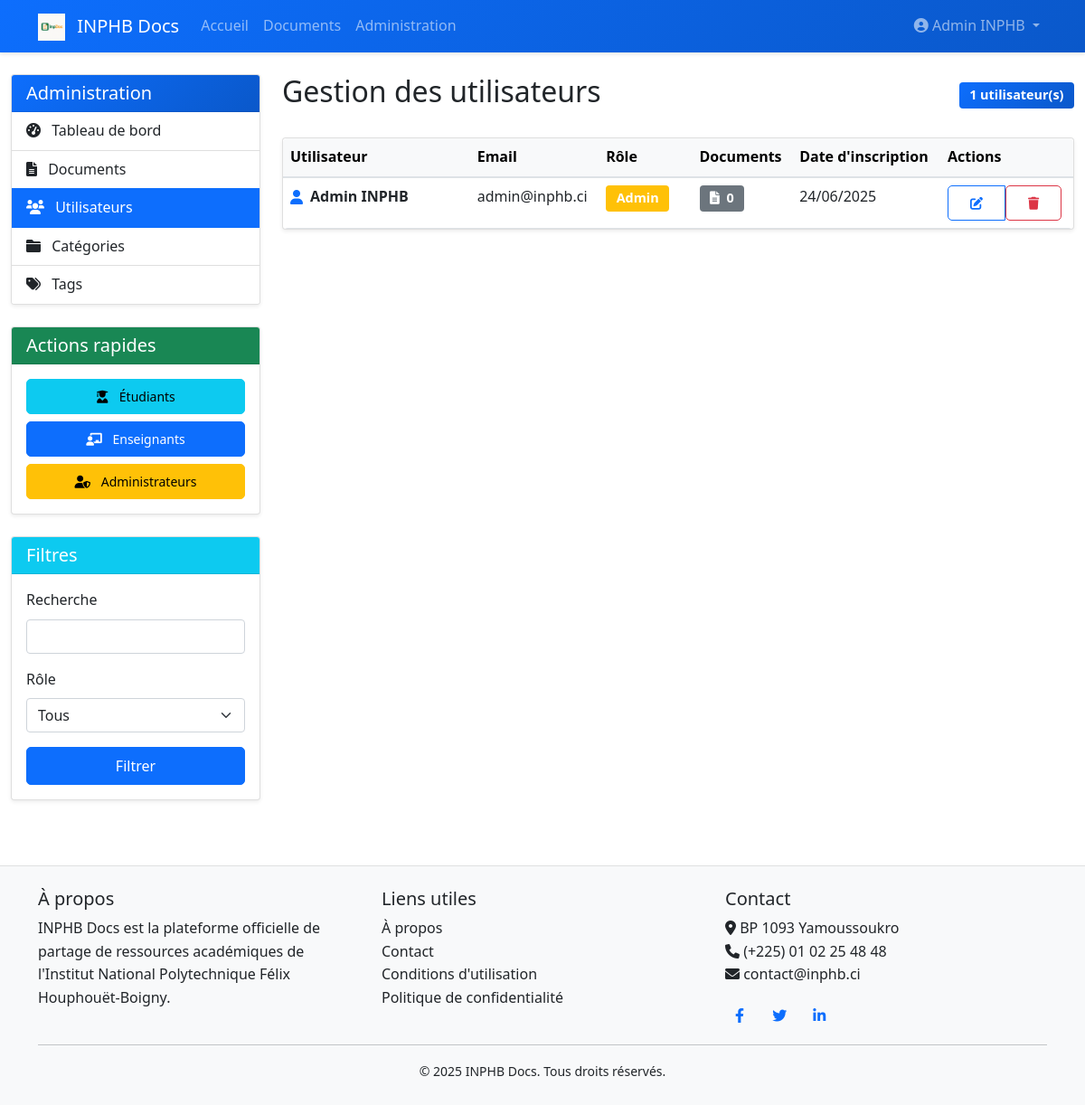
The page /admin/users.php (signed in) on the database its author committed.
### tables this page shows
CREATE TABLE users (
    id INT PRIMARY KEY AUTO_INCREMENT,
    matricule VARCHAR(20) UNIQUE NOT NULL,
    nom VARCHAR(50) NOT NULL,
    prenoms VARCHAR(100) NOT NULL,
    email VARCHAR(100) UNIQUE NOT NULL,
    password VARCHAR(255) NOT NULL,
    role ENUM('etudiant', 'enseignant', 'admin') DEFAULT 'etudiant',
    date_creation DATETIME DEFAULT CURRENT_TIMESTAMP,
    derniere_connexion DATETIME
);

### admin/users.php (the view, shortened to what this page needs)
<?php
require_once '../config/config.php';
try {
    $query = "
        SELECT u.*,
               (SELECT COUNT(*) FROM documents WHERE user_id = u.id) as nb_documents
        FROM users u
    ";
    $params = [];
    $query .= " ORDER BY u.nom ";
    $page = max(1, filter_var($_GET['page'] ?? 1, FILTER_VALIDATE_INT));
    $per_page = 10;
    $count_query = "SELECT COUNT(*) FROM users";
    $stmt = $conn->prepare($count_query);
    $stmt->execute($params);
    $total_users = $stmt->fetchColumn();
    $query .= " LIMIT " . (int)$per_page . " OFFSET " . (int)(($page - 1) * $per_page);
    $stmt = $conn->prepare($query);
    $stmt->execute($params);
    $users = $stmt->fetchAll(PDO::FETCH_ASSOC);
} catch (PDOException $e) {
    $_SESSION['flash'] = ['danger' => 'Erreur lors de la récupération des utilisateurs'];
    redirect('/admin');
}
include '../views/header.php';
?>
<div class="container-fluid mt-4">
    <div class="row">
        <div class="col-md-3">
            <div class="card shadow-sm mb-4">
                <div class="card-header bg-primary text-white">
                    <h5 class="mb-0">Administration</h5>
                </div>
                <div class="list-group list-group-flush">
                    <a href="index.php" class="list-group-item list-group-item-action">
                        <i class="fas fa-tachometer-alt me-2"></i> Tableau de bord
                    </a>
                    <a href="documents.php" class="list-group-item list-group-item-action">
                        <i class="fas fa-file-alt me-2"></i> Documents
                    </a>
                    <a href="users.php" class="list-group-item list-group-item-action active">
                        <i class="fas fa-users me-2"></i> Utilisateurs
                    </a>
                    <a href="categories.php" class="list-group-item list-group-item-action">
                        <i class="fas fa-folder me-2"></i> Catégories
                    </a>
                    <a href="tags.php" class="list-group-item list-group-item-action">
                        <i class="fas fa-tags me-2"></i> Tags
                    </a>
                </div>
            </div>
            <div class="card shadow-sm mb-4">
                <div class="card-header bg-success text-white">
                    <h5 class="mb-0">Actions rapides</h5>
                </div>
                <div class="card-body">
                    <div class="d-grid gap-2">
                        <a href="?role=etudiant" class="btn btn-info btn-sm">
                            <i class="fas fa-user-graduate me-2"></i> Étudiants
                        </a>
                        <a href="?role=enseignant" class="btn btn-primary btn-sm">
                            <i class="fas fa-chalkboard-teacher me-2"></i> Enseignants
                        </a>
                        <a href="?role=admin" class="btn btn-warning btn-sm">
                            <i class="fas fa-user-shield me-2"></i> Administrateurs
                        </a>
                    </div>
                </div>
            </div>
            <div class="card shadow-sm mb-4">
                <div class="card-header bg-info text-white">
                    <h5 class="mb-0">Filtres</h5>
                </div>
                <div class="card-body">
                    <form method="GET" action="">
                        <div class="mb-3">
                            <label for="q" class="form-label">Recherche</label>
                            <input type="text" class="form-control" id="q" name="q"
                                   value="<?= isset($_GET['q']) ? htmlspecialchars($_GET['q']) : '' ?>">
                        </div>
                        <div class="mb-3">
                            <label for="role" class="form-label">Rôle</label>
                            <select class="form-select" id="role" name="role">
                                <option value="">Tous</option>
                            </select>
                        </div>
                        <button type="submit" class="btn btn-primary w-100">Filtrer</button>
                    </form>
                </div>
            </div>
        </div>
        <div class="col-md-9">
            <div class="row mb-4">
                <div class="col-12">
                    <div class="d-flex justify-content-between align-items-center">
                        <h2>Gestion des utilisateurs</h2>
                        <div>
                            <span class="badge bg-primary"><?= $total_users ?> utilisateur(s)</span>
                        </div>
                    </div>
                </div>
            </div>
            <div class="card shadow-sm">
                <div class="card-body p-0">
                    <div class="table-responsive">
                        <table class="table table-hover mb-0">
                            <thead class="table-light">
                                <tr>
                                    <th style="min-width: 200px;">Utilisateur</th>
                                    <th style="min-width: 110px;">Email</th>
                                    <th style="min-width: 100px;">Rôle</th>
                                    <th style="min-width: 100px;">Documents</th>
                                    <th style="min-width: 100px;">Date d'inscription</th>
                                    <th style="min-width: 120px;">Actions</th>
                                </tr>
                            </thead>
                            <tbody>
                                <?php foreach ($users as $user): ?>
                                    <tr>
                                        <td>
                                            <div class="d-flex align-items-center">
                                                <i class="fas fa-user text-primary me-2"></i>
                                                <div>
                                                    <div class="fw-bold"><?= htmlspecialchars($user['nom'] . ' ' . $user['prenoms']) ?></div>
                                                </div>
                                            </div>
                                        </td>
                                        <td><?= htmlspecialchars($user['email']) ?></td>
                                        <td>
                                            <span class="badge bg-<?= $user['role'] === 'admin' ? 'warning' : ($user['role'] === 'enseignant' ? 'primary' : 'info') ?>">
                                                <?= ucfirst($user['role']) ?>
                                            </span>
                                        </td>
                                        <td>
                                            <span class="badge bg-secondary">
                                                <i class="fas fa-file-alt me-1"></i> <?= $user['nb_documents'] ?>
                                            </span>
                                        </td>
                                        <td><?= date('d/m/Y', strtotime($user['date_creation'])) ?></td>
                                        <td>
                                            <div class="btn-group">
                                                <button type="button" class="btn btn-sm btn-outline-primary"
                                                        data-bs-toggle="modal"
                                                        data-bs-target="#editUserModal"
                                                        data-id="<?= htmlspecialchars($user['id']) ?>"
                                                        data-nom="<?= htmlspecialchars($user['nom']) ?>"
                                                        data-prenoms="<?= htmlspecialchars($user['prenoms']) ?>"
                                                        data-email="<?= htmlspecialchars($user['email']) ?>"
                                                        data-role="<?= htmlspecialchars($user['role']) ?>"
                                                        title="Modifier">
                                                    <i class="fas fa-edit"></i>
                                                </button>
                                                <form method="POST" class="d-inline">
                                                    <button type="submit" class="btn btn-sm btn-outline-danger"
                                                            onclick="return confirm('Êtes-vous sûr de vouloir supprimer cet utilisateur ?')"
                                                            title="Supprimer">
                                                        <i class="fas fa-trash"></i>
                                                    </button>
                                                </form>
                                            </div>
                                        </td>
                                    </tr>
                                <?php endforeach; ?>
                            </tbody>
                        </table>
                    </div>
                </div>
            </div>
        </div>
    </div>
</div>
<?php include '../views/footer.php'; ?>

### assets/css/style.css (style rules this page uses)
:root { --primary-color: #0d6efd; --secondary-color: #6c757d; --success-color: #198754; --info-color: #0dcaf0; --warning-color: #ffc107; --danger-color: #dc3545; --light-color: #f8f9fa; --dark-color: #212529; }
body { font-family: 'Segoe UI', Tahoma, Geneva, Verdana, sans-serif; line-height: 1.6; color: var(--dark-color); }
.card { transition: transform 0.2s; box-shadow: 0 2px 4px rgba(0,0,0,0.1); }
.card-header { background-color: var(--light-color); border-bottom: 1px solid rgba(0, 0, 0, 0.1); }
.btn { border-radius: 5px; padding: 0.5rem 1.5rem; }
.bg-primary { background: linear-gradient(135deg, #0d6efd 0%, #0a58ca 100%); }
.badge { font-size: 0.9em; padding: 0.5em 0.8em; }
.table { background-color: white; border-radius: 5px; overflow: hidden; }
.table thead th { background-color: #f8f9fa; border-bottom: 2px solid #dee2e6; }

### rows shown on the page
users: nom+prenoms "Admin INPHB", email "admin@inphb.ci", role "Admin", nb_documents "0", date_creation "24/06/2025"

### other values the page prints
SITE_NAME "INPHB Docs"
$_SESSION['nom'] . ' ' . $_SESSION['prenoms'] "Admin INPHB"
$total_users "1"
